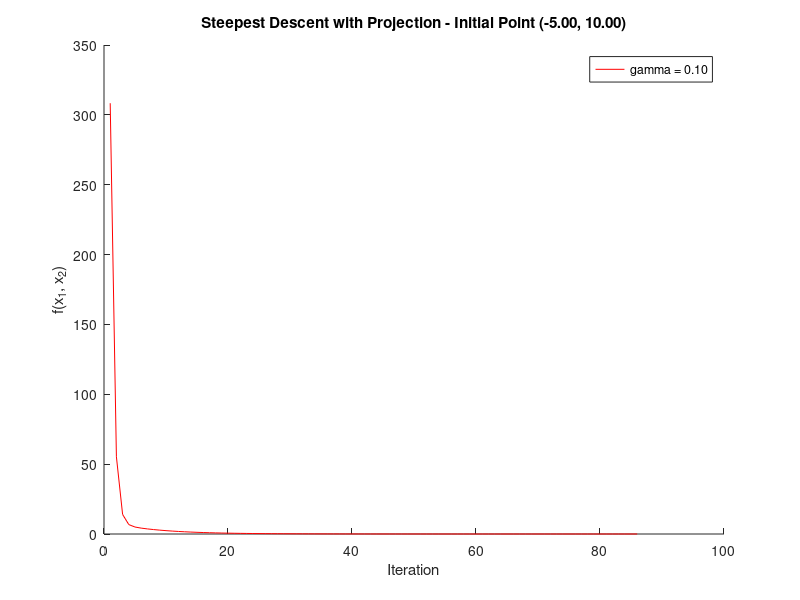

Reproduce this figure in MATLAB.
clc; clear;

% Define the function and its gradient
f = @(x1, x2) (1/3) * x1.^2 + 3 * x2.^2;  % Example quadratic function
grad_f = @(x1, x2) [(2/3) * x1; 6 * x2]; % Gradient of f

% Parameters
max_iters = 100; % Maximum number of iterations
bounds = [-10, 5; -8, 12]; % Bounds for x1 and x2
tolerance = 0.01; % Convergence tolerance
gamma_k = [0.5, 0.1, 0.2]; % Step size
s_k = [5, 15, 0.1]; % Projection step size

% Initial point
x1k = [-5, -5, 8];
x2k = [5, 10, -10]; 

% Steepest descend variation 
variation = 2;

% Reset initial point for each method
x1 = x1k(variation);
x2 = x2k(variation);

% Prepare a figure
figure;
hold on;
title(sprintf('Steepest Descent with Projection - Initial Point (%.2f, %.2f)', x1, x2));
xlabel('Iteration');
ylabel('f(x_1, x_2)');

% Initialize iteration counter
iter = 0;

% Store function values
func_values = [];

% Steepest Descent Algorithm with Projection
while true
    % Compute the gradient
    grad = grad_f(x1, x2);
    grad_norm = norm(grad);
    
    % Track function value
    func_values = [func_values, f(x1, x2)];

    % Check convergence
    if grad_norm < tolerance || iter >= max_iters
        break;
    end

    % Update variables
    x1 = x1 - gamma_k(variation) * grad(1);
    x2 = x2 - gamma_k(variation) * grad(2);

    if x1 < bounds(1,1) || x1 > bounds(1,2) || x2 < bounds(2,1) || x2 > bounds(2,2)
        % Project x_k back into the feasible region
        x1 = x1 - s_k(variation) * grad(1);
        x2 = x2 - s_k(variation) * grad(2);

        % Check if the new point is within the bounds
        if x1 < bounds(1,1)
            x1 = bounds(1,1);
        elseif x1 > bounds(1,2)
            x1 = bounds(1,2);
        end
        % Check if the new point is within the bounds
        if x2 < bounds(2,1)
            x2 = bounds(2,1);
        elseif x2 > bounds(2,2)
            x2 = bounds(2,2);
        end
    end

    iter = iter + 1;

end

% Plot the convergence
plot(func_values, 'r', 'DisplayName', sprintf('gamma = %.2f', gamma_k(variation)));

% Final results for this method
fprintf('Minimum at (%.4f, %.4f) with f(x1, x2) = %.6f after %d iterations.\n', x1, x2, f(x1, x2), iter);

% Add legend and finalize plot
legend;
hold off;
fprintf('\n');